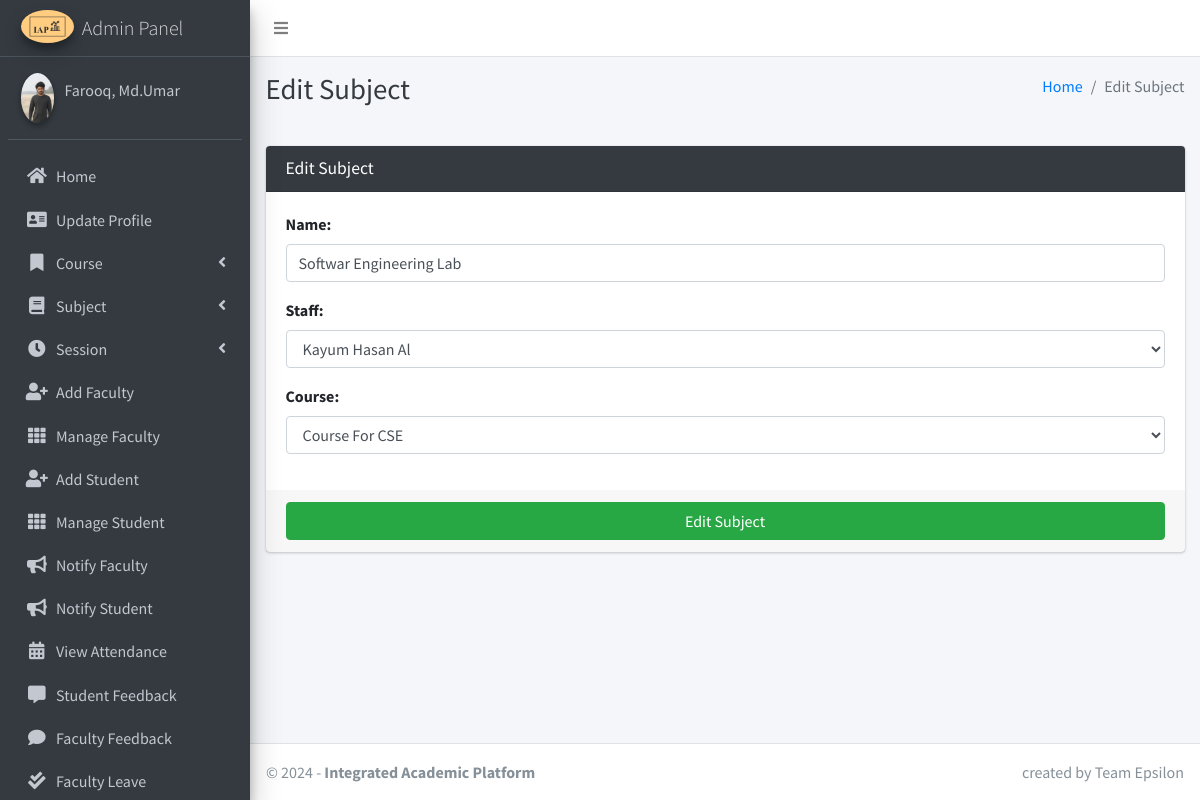
/subject/edit/1 (signed in), run on the app's committed database.
### main_app/models.py (models this page shows, shortened)
class CustomUser(AbstractUser):
    USER_TYPE = ((1, "HOD"), (2, "Staff"), (3, "Student"))
    GENDER = [("M", "Male"), ("F", "Female")]
    username = None  # Removed username, using email instead
    email = models.EmailField(unique=True)
    user_type = models.CharField(default=1, choices=USER_TYPE, max_length=1)
    gender = models.CharField(max_length=1, choices=GENDER)
    profile_pic = models.ImageField()
    address = models.TextField()
    fcm_token = models.TextField(default="")  # For firebase notifications
    created_at = models.DateTimeField(auto_now_add=True)
    updated_at = models.DateTimeField(auto_now=True)
    USERNAME_FIELD = "email"
    REQUIRED_FIELDS = []
    objects = CustomUserManager()
    def __str__(self):
        return self.last_name + ", " + self.first_name

class Subject(models.Model):
    name = models.CharField(max_length=120)
    staff = models.ForeignKey(Staff,on_delete=models.CASCADE,)
    course = models.ForeignKey(Course, on_delete=models.CASCADE)
    updated_at = models.DateTimeField(auto_now=True)
    created_at = models.DateTimeField(auto_now_add=True)

### main_app/hod_views.py (the view, shortened to what this page needs)
def edit_subject(request, subject_id):
    instance = get_object_or_404(Subject, id=subject_id)
    form = SubjectForm(request.POST or None, instance=instance)
    context = {
        'form': form,
        'subject_id': subject_id,
        'page_title': 'Edit Subject'
    }
    return render(request, 'hod_template/edit_subject_template.html', context)

### main_app/forms.py
class SubjectForm(FormSettings):
    def __init__(self, *args, **kwargs):
        super(SubjectForm, self).__init__(*args, **kwargs)
    class Meta:
        model = Subject
        fields = ['name', 'staff', 'course']

### main_app/models.py (called while the page is built)
    def __str__(self):
        return self.name

    def __str__(self):
        return self.admin.last_name + " " + self.admin.first_name

### main_app/templates/hod_template/edit_subject_template.html
{% extends 'main_app/base.html' %}
{% load static %}
{% block page_title %}{{page_title}}{% endblock page_title %}
{% block content %}
<section class="content">
    <div class="container-fluid">
        <div class="row">
            <div class="col-md-12">
                <div class="card card-dark">
                    <div class="card-header">
                        <h3 class="card-title">{{page_title}}</h3>
                    </div>
                    {% include "main_app/form_template.html" with messages=messages  form=form button_text="Edit Subject"%}
                </div>
            </div>
        </div>
    </div>
</section>
{% endblock content %}

### main_app/templates/main_app/sidebar_template.html (shortened to what this page needs)
{% load static %}
<aside class="main-sidebar sidebar-dark-info elevation-4">
    {% if request.user.user_type == '1' %}
    <a href="{% url 'admin_home' %}" class="brand-link">
        <img src="{% static 'dist/img/image.png' %} " alt="image Logo"
            class="brand-image img-circle elevation-3" >
        <span class="brand-text font-weight-light">Admin Panel</span>
    </a>
    <div class="sidebar">
        <div class="user-panel mt-3 pb-3 mb-3 d-flex">
            <div class="image">
                <img src="{{ request.user.profile_pic}}" class="img-circle elevation-2" alt="User Image">
            </div>
            <div class="info">
                <a href="#" class="d-block">{{user}}</a>
            </div>
        </div>
        <nav class="mt-2">
            <ul class="nav nav-pills nav-sidebar flex-column" data-widget="treeview" role="menu" data-accordion="false">
                <li class="nav-item">
                    {% url 'admin_home' as admin_home %}
                    <a href="{{admin_home}}" class="nav-link {% if admin_home == request.path %} active {% endif %}">
                        <i class="nav-icon fas fa-home"></i>
                        <p>
                            Home
                        </p>
                    </a>
                </li>
                <li class="nav-item">
                    {% url 'admin_view_profile' as admin_view_profile %}
                    <a href="{{admin_view_profile}}"
                        class="nav-link {% if admin_view_profile == request.path %} active {% endif %}">
                        <i class="nav-icon fas fa-address-card"></i>
                        <p>
                            Update Profile
                        </p>
                    </a>
                </li>
                <li class="nav-item has-treeview">
                    <a href="#" class="nav-link">
                        <i class="nav-icon fas fa-bookmark"></i>
                        <p>
                            Course
                            <i class="fas fa-angle-left right"></i>
                        </p>
                    </a>
                </li>
                <li class="nav-item has-treeview">
                    <a href="#" class="nav-link">
                        <i class="nav-icon fas fa-book"></i>
                        <p>
                            Subject
                            <i class="fas fa-angle-left right"></i>
                        </p>
                    </a>
                </li>
                <li class="nav-item has-treeview">
                    <a href="#" class="nav-link">
                        <i class="nav-icon fas fa-clock"></i>
                        <p>
                            Session
                            <i class="fas fa-angle-left right"></i>
                        </p>
                    </a>
                </li>
                <li class="nav-item">
                    {% url 'add_staff' as add_staff %}
                    <a href="{{add_staff}}" class="nav-link {% if add_staff == request.path %} active {% endif %}">
                        <i class="nav-icon fas fa-user-plus"></i>
                        <p>
                            Add Faculty
                        </p>
                    </a>
                </li>
                <li class="nav-item">
                    {% url 'manage_staff' as manage_staff %}
                    {% url 'edit_staff' staff_id as edit_staff %}
                    <a href="{{manage_staff}}"
                        class="nav-link {% if manage_staff == request.path or request.path == edit_staff %} active {% endif %}">
                        <i class="nav-icon fas fa-th"></i>
                        <p>
                            Manage Faculty
                        </p>
                    </a>
                </li>
                <li class="nav-item">
                    {% url 'add_student' as add_student%}
                    <a href="{{add_student}}" class="nav-link  {% if add_student == request.path %} active {% endif %}">
                        <i class="nav-icon fas fa-user-plus"></i>
                        <p>
                            Add Student
                        </p>
                    </a>
                </li>
                <li class="nav-item">
                    {% url 'manage_student' as manage_student %}
                    {% url 'edit_student' student_id as edit_student %}
                    <a href="{{manage_student}}"
                        class="nav-link  {% if edit_student == request.path or manage_student == request.path %} active {% endif %}">
                        <i class="nav-icon fas fa-th"></i>
                        <p>
                            Manage Student
                        </p>
                    </a>
                </li>
                <li class="nav-item">
                    {% url 'admin_notify_staff' as admin_notify_staff %}
                    <a href="{{admin_notify_staff}}"
                        class="nav-link {% if admin_notify_staff == request.path %} active {% endif %}">
                        <i class="nav-icon fas fa-bullhorn"></i>
                        <p>
                            Notify Faculty
                        </p>
                    </a>
                </li>
                <li class="nav-item">
                    {% url 'admin_notify_student' as admin_notify_student %}
                    <a href="{{admin_notify_student}}"
                        class="nav-link {% if admin_notify_student == request.path %} active {% endif %}">
                        <i class="nav-icon fas fa-bullhorn"></i>
                        <p>
                            Notify Student
                        </p>
                    </a>
                </li>
                <li class="nav-item">
                    {% url 'admin_view_attendance' as admin_view_attendance %}
                <li class="nav-item">
                    <a href="{{admin_view_attendance}}"
                        class="nav-link  {% if admin_view_attendance == request.path %} active {% endif %}">
                        <i class="nav-icon fas fa-calendar-alt"></i>
                        <p>
                            View Attendance
                        </p>
                    </a>
                </li>
                <li class="nav-item">
                    {% url 'student_feedback_message' as student_feedback_message %}
                    <a href="{{ student_feedback_message }}"
                        class="nav-link  {% if student_feedback_message == request.path %} active {% endif %}">
                        <i class="nav-icon fas fa-comment-alt"></i>
                        <p>
                            Student Feedback
                        </p>
                    </a>
                </li>
                <li class="nav-item">
                    {% url 'staff_feedback_message' as staff_feedback_message %}
                    <a href="{{staff_feedback_message}}"
                        class="nav-link   {% if staff_feedback_message == request.path %} active {% endif %}">
                        <i class="nav-icon fas fa-comment"></i>
                        <p>
                            Faculty Feedback
                        </p>
                    </a>
                </li>
                <li class="nav-item">
                    {% url 'view_staff_leave' as view_staff_leave %}
                    <a href="{{view_staff_leave}}"
                        class="nav-link  {% if view_staff_leave == request.path %} active {% endif %}">
                        <i class="nav-icon fas fa-check-double"></i>
                        <p>
                            Faculty Leave
                        </p>
                    </a>
                </li>
                                        {% endif %}
                                    </ul>
                                </nav>
                            </div>
</aside>

### main_app/templates/main_app/form_template.html (shortened to what this page needs)
<form role="form" method="POST" enctype="multipart/form-data">
    <div class="card-body">
        {% for field in form  %}
        <div class="form-group">
            {{field.label_tag}}
            {{field}}
        </div>
        {% endfor %}
    </div>
    <div class="card-footer">
        <button type="submit" class="btn btn-success btn-block">
            {% if button_text %}
            {{button_text}}
            {% else %}
            Submit
            {% endif %}
        </button>
    </div>
</form>

### data on the page
CustomUser: user.profile_pic (picture), last_name+first_name "Farooq, Md.Umar"
Subject: form "Softwar Engineering Lab" "Kayum Hasan Al" "Course For CSE"

### other printed values
{{ page_title }} "Edit Subject"
{{ field.label_tag }} "Name:" "Staff:" "Course:"
{{ button_text }} "Edit Subject"
